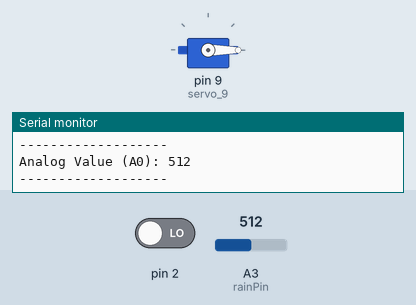
The sketch below on a simulated Arduino Uno, built with avr-gcc and run on an emulated ATmega328P. On the bench: servo, the last lines printed to the serial monitor. Inputs (shaded band) come from the test bench; at power-on: A3 (rainPin) = 512, pin 2 LOW.

Above: at 2.3 s.
2.4 s: A3 (rainPin) set to 881
3.9 s: A3 (rainPin) set to 909
At 6.1 s:
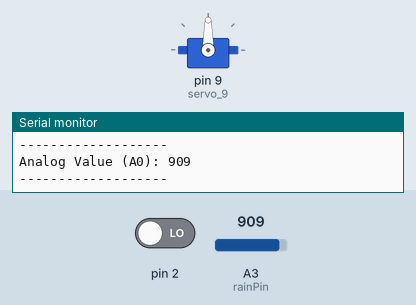
6.4 s: A3 (rainPin) set to 890
At 6.92 s:
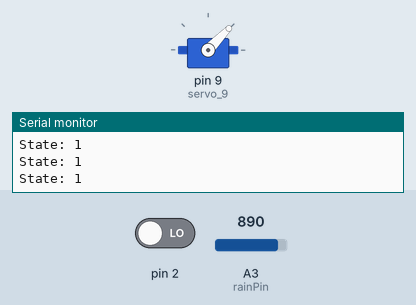
8.5 s: A3 (rainPin) set to 900
At 9.65 s:
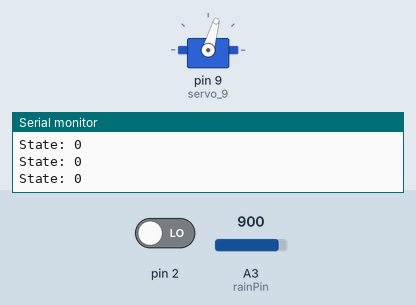
11.3 s: A3 (rainPin) set to 716
At 12.08 s:
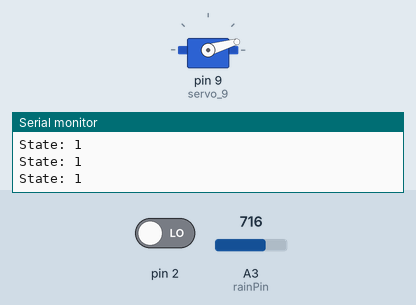
Timing chart, 0 to 14.3 s (numbered marks = the images above; inputs shaded):
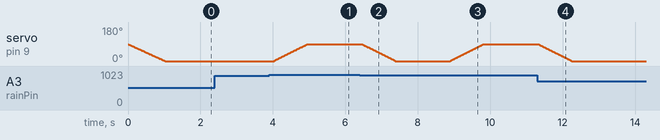

The sketch:

Rain_sensor_DeTai1.ino
```cpp
#include <Servo.h>

// Khởi tạo Servo
Servo servo_9;

// Định nghĩa chân
const int rainPin = A3; // Chân đọc giá trị analog từ Rain Sensor
int lastState = -1;     // Biến lưu trạng thái trước (0: mưa, 1: không mưa)

void setup() {
  // Khởi tạo Serial Monitor với tốc độ 9600 baud
  Serial.begin(9600);

  // Định nghĩa chân D0 là input (nếu dùng digital)
  pinMode(2, INPUT);

  // Khởi tạo Servo
  servo_9.attach(9, 500, 2500); // Chân 9, pulse width min 500µs, max 2500µs
  servo_9.write(90);            // Đặt servo về 90° ban đầu (mở cửa sổ)
}

void loop() {
  // Đọc giá trị analog từ Rain Sensor
  int sensorValue = analogRead(rainPin);

  // Đọc giá trị digital từ D0 (nếu có)
  int digitalValue = digitalRead(2);

  // Hiển thị kết quả trên Serial Monitor
  Serial.print("Analog Value (A0): ");
  Serial.println(sensorValue); // Giá trị 0-1023, thấp hơn khi có mưa
  // Serial.print("Digital Value (A0): ");
  // Serial.println(digitalValue); // Giá trị 0-1023, thấp hơn khi có mưa

  Serial.println("-------------------");

  // Kiểm tra trạng thái mưa
  if (sensorValue < 900 ) {
    if (lastState != 0) { // Chỉ quay nếu trạng thái thay đổi
      // Servo quay lên 180° (đóng cửa sổ)
      for (int pos = 90; pos >= 0; pos -= 1) {
        servo_9.write(pos);
        Serial.print("State: ");
        Serial.println(lastState);

        delay(5); // Đợi 15ms để servo di chuyển
      }
      lastState = 0; // Cập nhật trạng thái
    }
  } else {
    if (lastState != 1 ) { // Chỉ quay nếu trạng thái thay đổi
      // Servo quay về 90° (mở cửa sổ)
      for (int pos = 0; pos <= 90; pos += 1) {
        servo_9.write(pos);
        Serial.print("State: ");
        Serial.println(lastState);
        delay(5); // Đợi 15ms để servo di chuyển
      }
      lastState = 1; // Cập nhật trạng thái
    }
  }

  delay(500); // Dừng 0.5 giây trước khi lặp lại
}
```

Measured:
- the behaviour switches between 899 and 900 on A3 (rainPin) (found by bisection; images 0 and 1)
- after the input at 3.9 s, servo on pin 9 (servo_9): moves from 0° to 90° over 0.91 s, starting after 0.13 s
- after the input at 6.4 s, servo on pin 9 (servo_9): moves from 90° to 0° over 0.91 s, starting after 0.07 s
- after the input at 8.5 s, servo on pin 9 (servo_9): moves from 0° to 90° over 0.91 s, starting after 0.40 s
- after the input at 11.3 s, servo on pin 9 (servo_9): moves from 90° to 0° over 0.91 s, starting at once
